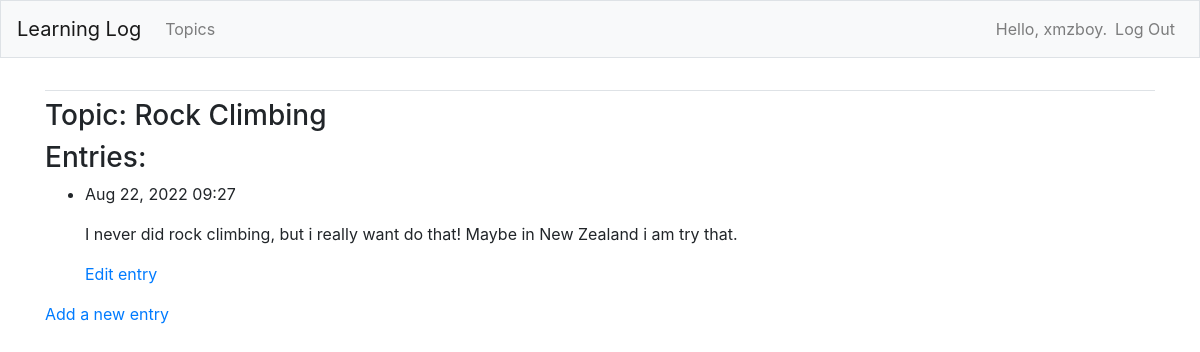
The page /topics/2/ (signed in) on the database its author committed.
### learning_logs/models.py (models this page shows, shortened)
class Topic(models.Model):
    text = models.CharField(max_length=200)
    date_added = models.DateTimeField(auto_now_add=True)
    owner = models.ForeignKey(User, on_delete=models.CASCADE)
    def __str__(self):
        return self.text

class Entry(models.Model):
    topic = models.ForeignKey(Topic, on_delete=models.CASCADE)
    text = models.TextField()
    date_added = models.DateTimeField(auto_now_add=True)
    class Meta:
        verbose_name_plural = 'entries'

### learning_logs/views.py (the view)
# urls.py: path('topics/<int:topic_id>/', views.topic, name='topic'),
@login_required
def topic(request, topic_id):
    topic = Topic.objects.get(id=topic_id)
    check_topic_owner(topic.owner, request.user)
    entries = topic.entry_set.order_by('-date_added')
    context = {'topic': topic, 'entries': entries}
    return render(request, 'learning_logs/topic.html', context)

### learning_logs/views.py (called while the page is built)
def check_topic_owner(topic_owner, request_user):
    if topic_owner != request_user:
        raise Http404

### learning_logs/templates/learning_logs/topic.html (shortened to what this page needs)
<!DOCTYPE html>
<html lang="en">
<head>
    {% extends 'learning_logs/base.html' %}
  {% block content %}
  <h3>Topic: {{ topic }}</h3>
  <h3>Entries:</h3>
  <ul>
    {% for entry in entries %}
      <li>
        <p>{{ entry.date_added|date:'M d, Y H:i'}}</p>
        <p>{{ entry.text|linebreaks }}</p>
        <p><a href="{% url 'learning_logs:edit_entry' entry.id %}">Edit entry</a></p>
      </li>
    {% empty %}
      <li>There are no entries for this topic yet.</li>
    {% endfor %}
  </ul>
      <a href="{% url 'learning_logs:new_entry' topic.id %}">Add a new entry</a>
  {% endblock content %}

### learning_logs/templates/learning_logs/base.html (shortened to what this page needs)
{% load bootstrap4 %}
<!DOCTYPE html>
<html lang="en">
<head>
    {% bootstrap_css %}
</head>
<body>
    <nav class="navbar navbar-expand-md navbar-light bg-light mb-4 border">
        <a class="navbar-brand" href="{% url 'learning_logs:index' %}">Learning Log</a>
        <div class="collapse navbar-collapse" id="navbarCollapse">
            <ul class="navbar-nav mr-auto">
                <li class="nav-item">
                    <a class="nav-link" href="{% url 'learning_logs:topics' %}">Topics</a>
                </li>
            </ul>
            <ul class="navbar-nav ml-auto">
                {% if user.is_authenticated %}
                    <li class="nav-item">
                        <span class="navbar-text">Hello, {{ user.username }}.</span>
                    </li>
                    <li class="nav-item">
                        <a class="nav-link" href="{% url 'users:logout' %}">Log Out</a>
                    </li>
                {% endif %}
            </ul>
        </div>
    </nav>
    <main role="main" class="container">
        <div class="pb-2 mb-2 border-bottom">
        </div>
        <div>
            {% block content %}{% endblock content %}
        </div>
    </main>
</body>

### rows shown on the page
Topic: text "Rock Climbing"
Entry: date_added "Aug 22, 2022 09:27", text "I never did rock climbing, but i really want do that! Maybe in New Zealand i am try that."

### other values the page prints
{{ user.username }} "xmzboy"
